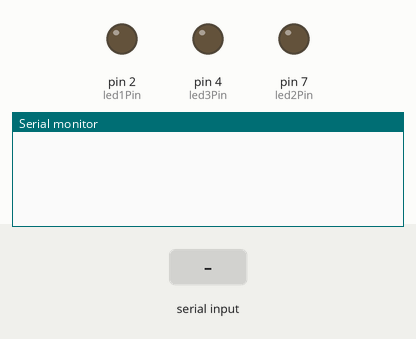
Simulated run of this sketch. Board: Arduino Uno, built with avr-gcc and run on an emulated ATmega328P. On the bench: output pins drawn as LEDs (lit = HIGH), the last lines printed to the serial monitor. Inputs (shaded band) come from the test bench.

Above: at 1.2 s.
1.3 s: "STOP\n" received over Serial
At 2.5 s:
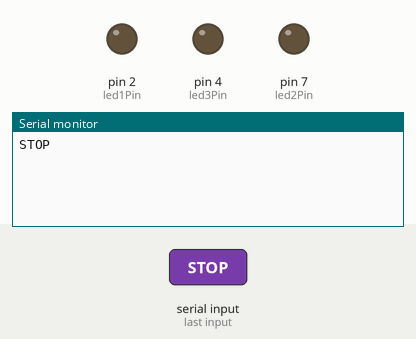
2.8 s: "Camera1\n" received over Serial
At 4.0 s:
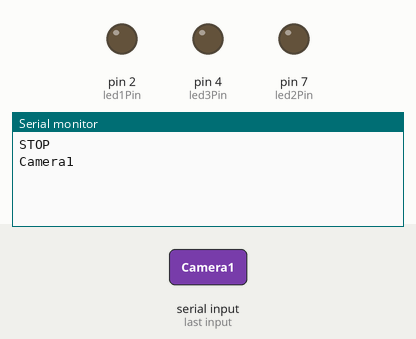
4.3 s: "Motor12\n" received over Serial
At 5.2 s:
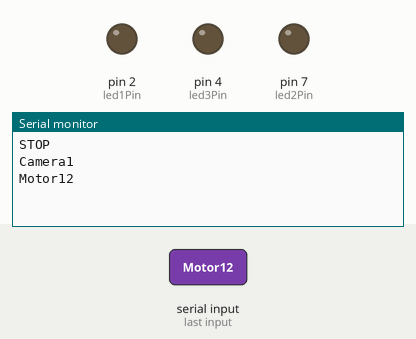

The sketch:

ArduinoCompurerCommunication.ino
```cpp
#include <LiquidCrystal.h>

String inputString = "";         // a string to hold incoming data
boolean stringComplete = false;  // whether the string is complete
String commandString = "";

int led1Pin = 2;
int led2Pin = 7;
int led3Pin = 4;

boolean isConnected = false;


void setup() {

  Serial.begin(9600);
  pinMode(led1Pin,OUTPUT);
  pinMode(led2Pin,OUTPUT);
  pinMode(led3Pin,OUTPUT);

}

void loop() {

if(stringComplete)
{
  stringComplete = false;
  getCommand();

  if(commandString.equals("STOP"))
  {
    turnLedOff(led1Pin);
    turnLedOff(led2Pin);
    turnLedOff(led3Pin);

  }

  else if(commandString.equals("Camera1"))
  {

      turnLedOn(led1Pin);

  }
  else
    {
      turnLedOff(led1Pin);
    }
  if(commandString.equals("Motor12"))
  {

      turnLedOn(led2Pin);
      inputString = "";

  }
   else
    {
      turnLedOff(led2Pin);
    }


  inputString = "";
}

}


boolean getLedState()
{
  boolean state = false;
  if(inputString.substring(8,10).equals("ON"))
  {
    state = true;
  }else
  {
    state = false;
  }
  return state;
}

void getCommand()
{
  if(inputString.length()>0)
  {
     commandString = inputString.substring(1,8);
  }
}

void turnLedOn(int pin)
{
  digitalWrite(pin,HIGH);
}

void turnLedOff(int pin)
{
  digitalWrite(pin,LOW);
}


String getTextToPrint()
{
  String value = inputString.substring(5,inputString.length()-2);
  return value;
}


void serialEvent() {
  while (Serial.available()) {
    // get the new byte:
    char inChar = (char)Serial.read();
    // add it to the inputString:
    inputString += inChar;
    // if the incoming character is a newline, set a flag
    // so the main loop can do something about it:
    if (inChar == '\n') {
      stringComplete = true;
      Serial.println(inputString);
    }
  }
}
```

Measured:
- after the input at 1.3 s, the serial monitor: prints a new line at once (image 1)
- after the input at 2.8 s, the serial monitor: prints a new line at once (image 2)
- after the input at 4.3 s, the serial monitor: prints a new line at once (image 3)
